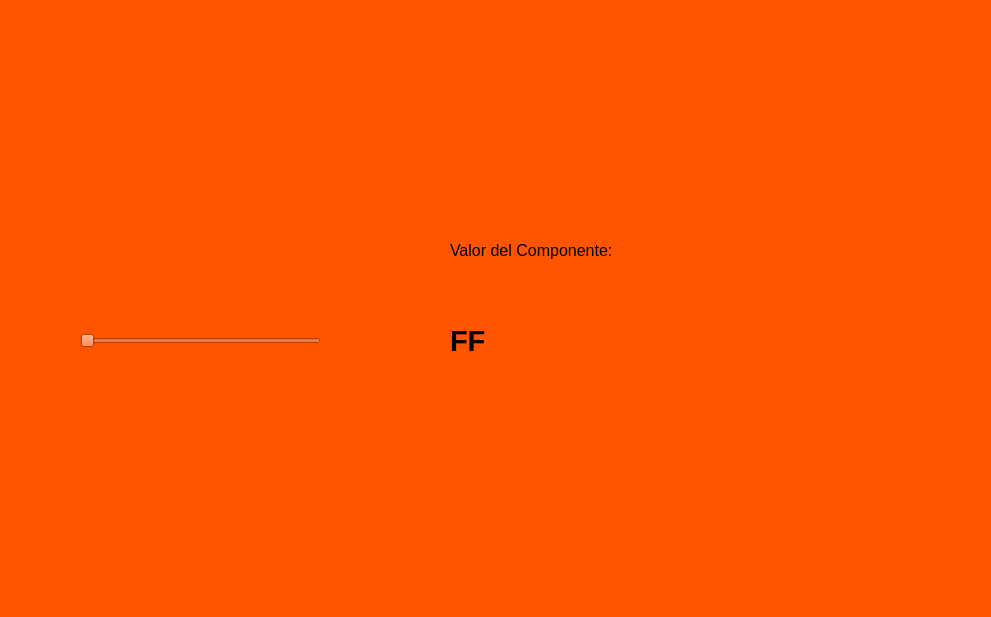
<?xml version="1.0" encoding="UTF-8"?>
<ui version="4.0">
 <class>MainWindow</class>
 <widget class="QMainWindow" name="MainWindow">
  <property name="geometry">
   <rect>
    <x>0</x>
    <y>0</y>
    <width>991</width>
    <height>617</height>
   </rect>
  </property>
  <property name="windowTitle">
   <string>MainWindow</string>
  </property>
  <property name="styleSheet">
   <string notr="true">background-color: rgb(255, 85, 0);</string>
  </property>
  <widget class="QWidget" name="centralwidget">
   <widget class="QLabel" name="label_9">
    <property name="geometry">
     <rect>
      <x>680</x>
      <y>390</y>
      <width>281</width>
      <height>171</height>
     </rect>
    </property>
    <property name="text">
     <string/>
    </property>
    <property name="pixmap">
     <pixmap resource="Recursos.qrc">:/AutosF1/alpine.jpg</pixmap>
    </property>
    <property name="scaledContents">
     <bool>true</bool>
    </property>
   </widget>
   <widget class="QLabel" name="label_10">
    <property name="geometry">
     <rect>
      <x>30</x>
      <y>0</y>
      <width>931</width>
      <height>171</height>
     </rect>
    </property>
    <property name="text">
     <string/>
    </property>
    <property name="pixmap">
     <pixmap resource="Recursos.qrc">:/AutosF1/redbull.png</pixmap>
    </property>
    <property name="scaledContents">
     <bool>true</bool>
    </property>
   </widget>
   <widget class="QLabel" name="label">
    <property name="geometry">
     <rect>
      <x>450</x>
      <y>230</y>
      <width>241</width>
      <height>41</height>
     </rect>
    </property>
    <property name="font">
     <font>
      <pointsize>12</pointsize>
     </font>
    </property>
    <property name="text">
     <string>Valor del Componente:</string>
    </property>
   </widget>
   <widget class="QLabel" name="txt_valor">
    <property name="geometry">
     <rect>
      <x>450</x>
      <y>320</y>
      <width>241</width>
      <height>41</height>
     </rect>
    </property>
    <property name="font">
     <font>
      <pointsize>22</pointsize>
      <weight>75</weight>
      <bold>true</bold>
     </font>
    </property>
    <property name="text">
     <string>FF</string>
    </property>
    <property name="alignment">
     <set>Qt::AlignLeading|Qt::AlignLeft|Qt::AlignVCenter</set>
    </property>
   </widget>
   <widget class="QSlider" name="horizontalSlider">
    <property name="geometry">
     <rect>
      <x>80</x>
      <y>330</y>
      <width>241</width>
      <height>22</height>
     </rect>
    </property>
    <property name="orientation">
     <enum>Qt::Horizontal</enum>
    </property>
   </widget>
  </widget>
  <widget class="QMenuBar" name="menubar">
   <property name="geometry">
    <rect>
     <x>0</x>
     <y>0</y>
     <width>991</width>
     <height>26</height>
    </rect>
   </property>
  </widget>
  <widget class="QStatusBar" name="statusbar"/>
 </widget>
 <resources>
  <include location="Recursos.qrc"/>
 </resources>
 <connections/>
</ui>
